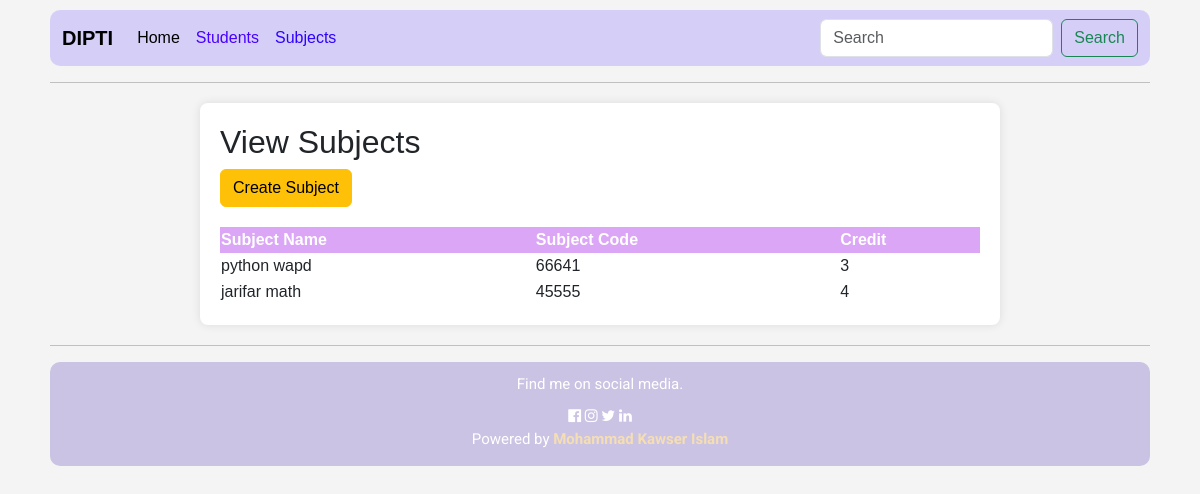
Page /viewSubjectPage/ on the committed database.
### result_app/models.py (models this page shows, shortened)
class SubjectModel(models.Model):
    SubjectName=models.CharField(max_length=120)
    SubjectCode=models.CharField(max_length=120)
    Credit=models.CharField(max_length=120)

### result_app/views.py (the view)
# urls.py: path('viewSubjectPage/', viewSubjectPage,name='viewSubjectPage'),
def viewSubjectPage(request):
    subjects = SubjectModel.objects.all()
    return render(request, 'viewSubjectPage.html', {'subjects': subjects})

### templates/viewSubjectPage.html (shortened to what this page needs)
{% extends "base.html" %}
{% block body_content %}
<!DOCTYPE html>
<html lang="en">
<head>
</head>
<body>
<div class="container">
    <h2>View Subjects</h2>
    <td>
        <a href="{% url 'createSubjectPage' %}" class="btn btn-warning">Create Subject</a>
    </td>
    <table>
        <thead>
            <tr>
                <th>Subject Name</th>
                <th>Subject Code</th>
                <th>Credit</th>
            </tr>
        </thead>
        <tbody>
            {% for subject in subjects %}
                <tr>
                    <td>{{ subject.SubjectName }}</td>
                    <td>{{ subject.SubjectCode }}</td>
                    <td>{{ subject.Credit }}</td>
                </tr>
            {% endfor %}
        </tbody>
    </table>
</div>
</body>
</html>
{% endblock %}

### templates/viewSubjectPage.html (style rules this page uses)
body { font-family: Arial, sans-serif; background-color: #f4f4f4; margin: 0; padding: 0; }
.container { max-width: 800px; margin: 20px auto; background-color: #fff; padding: 20px; border-radius: 8px; box-shadow: 0 0 10px rgba(0, 0, 0, 0.1); }
table { width: 100%; border-collapse: collapse; margin-top: 20px; }
th { background-color: #dba6f5; color: white; }

### rows in the picture
SubjectModel: SubjectName "python wapd", SubjectCode "66641", Credit "3"
SubjectModel: SubjectName "jarifar math", SubjectCode "45555", Credit "4"
